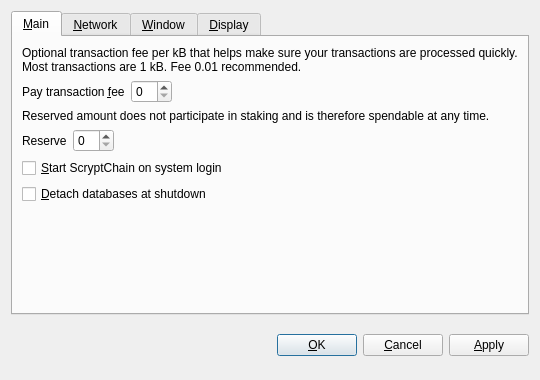
<?xml version="1.0" encoding="UTF-8"?>
<ui version="4.0">
 <class>OptionsDialog</class>
 <widget class="QDialog" name="OptionsDialog">
  <property name="geometry">
   <rect>
    <x>0</x>
    <y>0</y>
    <width>540</width>
    <height>380</height>
   </rect>
  </property>
  <property name="windowTitle">
   <string>Options</string>
  </property>
  <property name="modal">
   <bool>true</bool>
  </property>
  <layout class="QVBoxLayout" name="verticalLayout">
   <item>
    <widget class="QTabWidget" name="tabWidget">
     <property name="tabPosition">
      <enum>QTabWidget::North</enum>
     </property>
     <property name="currentIndex">
      <number>0</number>
     </property>
     <widget class="QWidget" name="tabMain">
      <attribute name="title">
       <string>&amp;Main</string>
      </attribute>
      <layout class="QVBoxLayout" name="verticalLayout_Main">
       <item>
        <widget class="QLabel" name="transactionFeeInfoLabel">
         <property name="text">
          <string>Optional transaction fee per kB that helps make sure your transactions are processed quickly. Most transactions are 1 kB. Fee 0.01 recommended.</string>
         </property>
         <property name="textFormat">
          <enum>Qt::PlainText</enum>
         </property>
         <property name="wordWrap">
          <bool>true</bool>
         </property>
        </widget>
       </item>
       <item>
        <layout class="QHBoxLayout" name="horizontalLayoutFee">
         <item>
          <widget class="QLabel" name="transactionFeeLabel">
           <property name="text">
            <string>Pay transaction &amp;fee</string>
           </property>
           <property name="textFormat">
            <enum>Qt::PlainText</enum>
           </property>
           <property name="buddy">
            <cstring>transactionFee</cstring>
           </property>
          </widget>
         </item>
         <item>
          <widget class="BitcoinAmountField" name="transactionFee"/>
         </item>
         <item>
          <spacer name="horizontalSpacerFee">
           <property name="orientation">
            <enum>Qt::Horizontal</enum>
           </property>
           <property name="sizeHint" stdset="0">
            <size>
             <width>40</width>
             <height>20</height>
            </size>
           </property>
          </spacer>
         </item>
        </layout>
       </item>
       <item>
        <widget class="QLabel" name="reserveBalanceInfoLabel">
         <property name="text">
          <string>Reserved amount does not participate in staking and is therefore spendable at any time.</string>
         </property>
         <property name="textFormat">
          <enum>Qt::PlainText</enum>
         </property>
         <property name="wordWrap">
          <bool>true</bool>
         </property>
        </widget>
       </item>
       <item>
        <layout class="QHBoxLayout" name="horizontalLayoutReserveBalance">
         <item>
          <widget class="QLabel" name="reserveBalanceLabel">
           <property name="text">
            <string>Reserve</string>
           </property>
           <property name="textFormat">
            <enum>Qt::PlainText</enum>
           </property>
           <property name="buddy">
            <cstring>reserveBalance</cstring>
           </property>
          </widget>
         </item>
         <item>
          <widget class="BitcoinAmountField" name="reserveBalance"/>
         </item>
         <item>
          <spacer name="horizontalSpacerReserveBalance">
           <property name="orientation">
            <enum>Qt::Horizontal</enum>
           </property>
           <property name="sizeHint" stdset="0">
            <size>
             <width>40</width>
             <height>20</height>
            </size>
           </property>
          </spacer>
         </item>
        </layout>
       </item>
       <item>
        <widget class="QCheckBox" name="bitcoinAtStartup">
         <property name="toolTip">
          <string>Automatically start ScryptChain after logging in to the system.</string>
         </property>
         <property name="text">
          <string>&amp;Start ScryptChain on system login</string>
         </property>
        </widget>
       </item>
       <item>
        <widget class="QCheckBox" name="detachDatabases">
         <property name="toolTip">
          <string>Detach block and address databases at shutdown. This means they can be moved to another data directory, but it slows down shutdown. The wallet is always detached.</string>
         </property>
         <property name="text">
          <string>&amp;Detach databases at shutdown</string>
         </property>
        </widget>
       </item>
       <item>
        <spacer name="verticalSpacer_Main">
         <property name="orientation">
          <enum>Qt::Vertical</enum>
         </property>
         <property name="sizeHint" stdset="0">
          <size>
           <width>20</width>
           <height>40</height>
          </size>
         </property>
        </spacer>
       </item>
      </layout>
     </widget>
     <widget class="QWidget" name="tabNetwork">
      <attribute name="title">
       <string>&amp;Network</string>
      </attribute>
      <layout class="QVBoxLayout" name="verticalLayout_Network">
       <item>
        <widget class="QCheckBox" name="mapPortUpnp">
         <property name="toolTip">
          <string>Automatically open the ScryptChain client port on the router. This only works when your router supports UPnP and it is enabled.</string>
         </property>
         <property name="text">
          <string>Map port using &amp;UPnP</string>
         </property>
        </widget>
       </item>
       <item>
        <widget class="QCheckBox" name="connectSocks">
         <property name="toolTip">
          <string>Connect to the ScryptChain network through a SOCKS proxy (e.g. when connecting through Tor).</string>
         </property>
         <property name="text">
          <string>&amp;Connect through SOCKS proxy:</string>
         </property>
        </widget>
       </item>
       <item>
        <layout class="QHBoxLayout" name="horizontalLayout_Network">
         <item>
          <widget class="QLabel" name="proxyIpLabel">
           <property name="text">
            <string>Proxy &amp;IP:</string>
           </property>
           <property name="textFormat">
            <enum>Qt::PlainText</enum>
           </property>
           <property name="buddy">
            <cstring>proxyIp</cstring>
           </property>
          </widget>
         </item>
         <item>
          <widget class="QValidatedLineEdit" name="proxyIp">
           <property name="maximumSize">
            <size>
             <width>140</width>
             <height>16777215</height>
            </size>
           </property>
           <property name="toolTip">
            <string>IP address of the proxy (e.g. 127.0.0.1)</string>
           </property>
          </widget>
         </item>
         <item>
          <widget class="QLabel" name="proxyPortLabel">
           <property name="text">
            <string>&amp;Port:</string>
           </property>
           <property name="textFormat">
            <enum>Qt::PlainText</enum>
           </property>
           <property name="buddy">
            <cstring>proxyPort</cstring>
           </property>
          </widget>
         </item>
         <item>
          <widget class="QLineEdit" name="proxyPort">
           <property name="maximumSize">
            <size>
             <width>55</width>
             <height>16777215</height>
            </size>
           </property>
           <property name="toolTip">
            <string>Port of the proxy (e.g. 9050)</string>
           </property>
          </widget>
         </item>
         <item>
          <widget class="QLabel" name="socksVersionLabel">
           <property name="text">
            <string>SOCKS &amp;Version:</string>
           </property>
           <property name="textFormat">
            <enum>Qt::PlainText</enum>
           </property>
           <property name="buddy">
            <cstring>socksVersion</cstring>
           </property>
          </widget>
         </item>
         <item>
          <widget class="QValueComboBox" name="socksVersion">
           <property name="toolTip">
            <string>SOCKS version of the proxy (e.g. 5)</string>
           </property>
          </widget>
         </item>
         <item>
          <spacer name="horizontalSpacer_Network">
           <property name="orientation">
            <enum>Qt::Horizontal</enum>
           </property>
           <property name="sizeHint" stdset="0">
            <size>
             <width>40</width>
             <height>20</height>
            </size>
           </property>
          </spacer>
         </item>
        </layout>
       </item>
       <item>
        <spacer name="verticalSpacer_Network">
         <property name="orientation">
          <enum>Qt::Vertical</enum>
         </property>
         <property name="sizeHint" stdset="0">
          <size>
           <width>20</width>
           <height>40</height>
          </size>
         </property>
        </spacer>
       </item>
      </layout>
     </widget>
     <widget class="QWidget" name="tabWindow">
      <attribute name="title">
       <string>&amp;Window</string>
      </attribute>
      <layout class="QVBoxLayout" name="verticalLayout_Window">
       <item>
        <widget class="QCheckBox" name="minimizeToTray">
         <property name="toolTip">
          <string>Show only a tray icon after minimizing the window.</string>
         </property>
         <property name="text">
          <string>&amp;Minimize to the tray instead of the taskbar</string>
         </property>
        </widget>
       </item>
       <item>
        <widget class="QCheckBox" name="minimizeOnClose">
         <property name="toolTip">
          <string>Minimize instead of exit the application when the window is closed. When this option is enabled, the application will be closed only after selecting Quit in the menu.</string>
         </property>
         <property name="text">
          <string>M&amp;inimize on close</string>
         </property>
        </widget>
       </item>
       <item>
        <spacer name="verticalSpacer_Window">
         <property name="orientation">
          <enum>Qt::Vertical</enum>
         </property>
         <property name="sizeHint" stdset="0">
          <size>
           <width>20</width>
           <height>40</height>
          </size>
         </property>
        </spacer>
       </item>
      </layout>
     </widget>
     <widget class="QWidget" name="tabDisplay">
      <attribute name="title">
       <string>&amp;Display</string>
      </attribute>
      <layout class="QVBoxLayout" name="verticalLayout_Display">
       <item>
        <layout class="QHBoxLayout" name="horizontalLayout_1_Display">
         <item>
          <widget class="QLabel" name="langLabel">
           <property name="text">
            <string>User Interface &amp;language:</string>
           </property>
           <property name="textFormat">
            <enum>Qt::PlainText</enum>
           </property>
           <property name="buddy">
            <cstring>lang</cstring>
           </property>
          </widget>
         </item>
         <item>
          <widget class="QValueComboBox" name="lang">
           <property name="toolTip">
            <string>The user interface language can be set here. This setting will take effect after restarting ScryptChain.</string>
           </property>
          </widget>
         </item>
        </layout>
       </item>
       <item>
        <layout class="QHBoxLayout" name="horizontalLayout_2_Display">
         <item>
          <widget class="QLabel" name="unitLabel">
           <property name="text">
            <string>&amp;Unit to show amounts in:</string>
           </property>
           <property name="textFormat">
            <enum>Qt::PlainText</enum>
           </property>
           <property name="buddy">
            <cstring>unit</cstring>
           </property>
          </widget>
         </item>
         <item>
          <widget class="QValueComboBox" name="unit">
           <property name="toolTip">
            <string>Choose the default subdivision unit to show in the interface and when sending coins.</string>
           </property>
          </widget>
         </item>
        </layout>
       </item>
       <item>
        <widget class="QCheckBox" name="displayAddresses">
         <property name="toolTip">
          <string>Whether to show ScryptChain addresses in the transaction list or not.</string>
         </property>
         <property name="text">
          <string>&amp;Display addresses in transaction list</string>
         </property>
        </widget>
       </item>
       <item>
        <widget class="QCheckBox" name="coinControlFeatures">
         <property name="toolTip">
          <string>Whether to show coin control features or not.</string>
         </property>
         <property name="text">
          <string>Display coin &amp;control features (experts only!)</string>
         </property>
        </widget>
       </item>
       <item>
        <spacer name="verticalSpacer_Display">
         <property name="orientation">
          <enum>Qt::Vertical</enum>
         </property>
         <property name="sizeHint" stdset="0">
          <size>
           <width>20</width>
           <height>40</height>
          </size>
         </property>
        </spacer>
       </item>
      </layout>
     </widget>
    </widget>
   </item>
   <item>
    <layout class="QHBoxLayout" name="horizontalLayout_Buttons">
     <item>
      <spacer name="horizontalSpacer_1">
       <property name="orientation">
        <enum>Qt::Horizontal</enum>
       </property>
       <property name="sizeHint" stdset="0">
        <size>
         <width>40</width>
         <height>48</height>
        </size>
       </property>
      </spacer>
     </item>
     <item>
      <widget class="QLabel" name="statusLabel">
       <property name="font">
        <font>
         <weight>75</weight>
         <bold>true</bold>
        </font>
       </property>
       <property name="text">
        <string/>
       </property>
       <property name="textFormat">
        <enum>Qt::PlainText</enum>
       </property>
       <property name="wordWrap">
        <bool>true</bool>
       </property>
      </widget>
     </item>
     <item>
      <spacer name="horizontalSpacer_2">
       <property name="orientation">
        <enum>Qt::Horizontal</enum>
       </property>
       <property name="sizeHint" stdset="0">
        <size>
         <width>40</width>
         <height>48</height>
        </size>
       </property>
      </spacer>
     </item>
     <item>
      <widget class="QPushButton" name="okButton">
       <property name="text">
        <string>&amp;OK</string>
       </property>
      </widget>
     </item>
     <item>
      <widget class="QPushButton" name="cancelButton">
       <property name="text">
        <string>&amp;Cancel</string>
       </property>
       <property name="autoDefault">
        <bool>false</bool>
       </property>
      </widget>
     </item>
     <item>
      <widget class="QPushButton" name="applyButton">
       <property name="text">
        <string>&amp;Apply</string>
       </property>
       <property name="autoDefault">
        <bool>false</bool>
       </property>
      </widget>
     </item>
    </layout>
   </item>
  </layout>
 </widget>
 <customwidgets>
  <customwidget>
   <class>BitcoinAmountField</class>
   <extends>QSpinBox</extends>
   <header>bitcoinamountfield.h</header>
  </customwidget>
  <customwidget>
   <class>QValueComboBox</class>
   <extends>QComboBox</extends>
   <header>qvaluecombobox.h</header>
  </customwidget>
  <customwidget>
   <class>QValidatedLineEdit</class>
   <extends>QLineEdit</extends>
   <header>qvalidatedlineedit.h</header>
  </customwidget>
 </customwidgets>
 <resources/>
 <connections/>
</ui>
